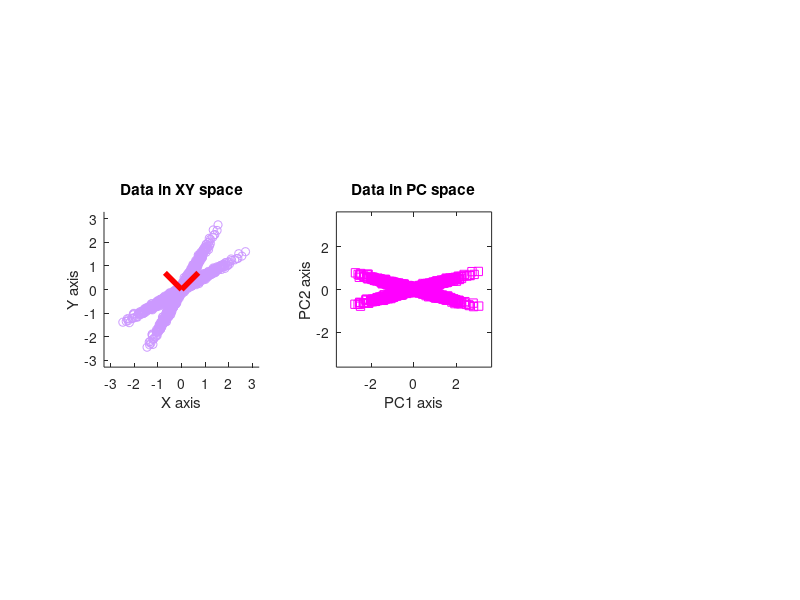

The MATLAB source for this figure: (Note: this script raises an error after producing the figure.)
%%
%     COURSE: Dimension reduction and source separation in neuroscience
%    SECTION: Independent components analysis
%      VIDEO: ICA, PCA, GED on simulated data
% Instructor: sincxpress.com
%
%%

% a clear MATLAB workspace is a clear mental workspace
close all; clear, clc

%%

% generate data
x = [ 1*randn(1000,1) .05*randn(1000,1) ];

% rotation matrix
th = -pi/6;
R1 = [ cos(th) -sin(th); sin(th) cos(th) ];
th = -pi/3;
R2 = [ cos(th) -sin(th); sin(th) cos(th) ];

% rotate the data to impose correlations
y = [ x*R1 ; x*R2 ];


% plot the data in its original data space
figure(1), clf
subplot(131), hold on
h(1) = plot(y(:,1),y(:,2),'o');
set(h(1),'color',[.8 .6 1])

% make the plot look nicer
datarange = max(y(:))*1.2;
set(gca,'xlim',[-datarange datarange],'ylim',[-datarange datarange])
xlabel('X axis'), ylabel('Y axis')
axis square
title('Data in XY space')


%%% PCA on data
y = bsxfun(@minus,y,mean(y,1));
covmat = (y'*y) / length(y);
[evecsY,evalsY] = eig(covmat);

% compute PC scores
pc1 = y*evecsY(:,1);
pc2 = y*evecsY(:,2);

% plot eigenvectors scaled by their eigenvalues
h(2:3) = plot([[0; 0] evecsY(1,:)']',[[0; 0] evecsY(2,:)']','r','linew',4);

% plot the data in PC space
subplot(132)
plot(pc2,pc1,'ms')
% make the plot look a bit nicer
datarange = max([pc1(:); pc2(:)])*1.2;
set(gca,'xlim',[-datarange datarange],'ylim',[-datarange datarange])
xlabel('PC1 axis'), ylabel('PC2 axis'), axis square
title('Data in PC space')




%%% run ICA
ivecs = jader(y');

% compute IC scores
ic_scores = ivecs*y';


% plot the IC vectors
subplot(131)
h(4:5) = plot([[0; 0] ivecs(1,:)']',[[0; 0] ivecs(2,:)']','k','linew',4);
legend(h([1 2 4]),{'Data';'PC';'IC'})

% plot the data in IC space
subplot(133)
plot(ic_scores(1,:),ic_scores(2,:),'ms')
datarange = max(ic_scores(:))*1.2;
set(gca,'xlim',[-datarange datarange],'ylim',[-datarange datarange])
xlabel('IC1 axis'), ylabel('IC2 axis'), axis square
title('Data in IC space')

%%





%% part 2: simulated EEG data

% a clear MATLAB workspace is a clear mental workspace
close all; clear all

%%

% load mat file containing EEG, leadfield and channel locations
load emptyEEG

% pick a dipole location in the brain
diploc = 109;


% normalize dipoles
lf.GainN = bsxfun(@times,squeeze(lf.Gain(:,1,:)),lf.GridOrient(:,1)') + bsxfun(@times,squeeze(lf.Gain(:,2,:)),lf.GridOrient(:,2)') + bsxfun(@times,squeeze(lf.Gain(:,3,:)),lf.GridOrient(:,3)');


% plot brain dipoles
figure(1), clf, subplot(221)
plot3(lf.GridLoc(:,1), lf.GridLoc(:,2), lf.GridLoc(:,3), 'o')
hold on
plot3(lf.GridLoc(diploc,1), lf.GridLoc(diploc,2), lf.GridLoc(diploc,3), 's','markerfacecolor','w','markersize',10)
rotate3d on, axis square, axis off
title('Brain dipole locations')


% Each dipole can be projected onto the scalp using the forward model. 
% The code below shows this projection from one dipole.
subplot(222)
##topoplotIndie(lf.GainN(:,diploc), EEG.chanlocs,'numcontour',0,'electrodes','numbers','shading','interp');
topoplotIndieOctave(lf.GainN(:,diploc), EEG.chanlocs,'numcontour',0,'electrodes','numbers','shading','interp');
title('Signal dipole projection')


% Now we generate random data in brain dipoles.
% create 1000 time points of random data in brain dipoles
% (note: the '1' before randn controls the amount of noise)
dipole_data = 1*randn(length(lf.Gain),1000);

% add signal to second half of dataset
dipole_data(diploc,501:end) = 15*sin(2*pi*10*(0:499)/EEG.srate);

% project dipole data to scalp electrodes
EEG.data = lf.GainN*dipole_data;

% meaningless time series
EEG.times = (0:size(EEG.data,2)-1)/EEG.srate;

% plot the data from one channel
subplot(212), hold on, plot(.5,0,'HandleVisibility','off');
plot(EEG.times,dipole_data(diploc,:)/norm(dipole_data(diploc,:)),'linew',4)
plot(EEG.times,EEG.data(31,:)/norm(EEG.data(31,:)),'linew',2)
xlabel('Time (s)'), ylabel('Amplitude (norm.)')
legend({'Dipole';'Electrode'})

%% Create covariance matrices

% compute covariance matrix R is first half of data
tmpd = EEG.data(:,1:500);
tmpd = bsxfun(@minus,tmpd,mean(tmpd,2));
covR = tmpd*tmpd'/500;

% compute covariance matrix S is second half of data
tmpd = EEG.data(:,501:end);
tmpd = bsxfun(@minus,tmpd,mean(tmpd,2));
covS = tmpd*tmpd'/500;


%%% plot the two covariance matrices
figure(2), clf

% S matrix
subplot(131)
imagesc(covS)
title('S matrix')
axis square, set(gca,'clim',[-1 1]*1e6)

% R matrix
subplot(132)
imagesc(covR)
title('R matrix')
axis square, set(gca,'clim',[-1 1]*1e6)

% R^{-1}S
subplot(133)
imagesc(inv(covR)*covS)
title('R^-^1S matrix')
axis square, set(gca,'clim',[-10 10])


%% %%%%%%%%%%%%%%%%%%%%%%%%%%%%% %%
%                                 %
%  Dimension compression via PCA  %
%                                 %
%%%%%%%%%%%%%%%%%%%%%%%%%%%%%%%%%%%


% PCA
[evecs,evals] = eig(covS+covR);

% sort eigenvalues/vectors
[evals,sidx] = sort(diag(evals),'descend');
evecs = evecs(:,sidx);



% plot the eigenspectrum
figure(3), clf
subplot(231)
plot(evals./max(evals),'s-','markersize',15,'markerfacecolor','k')
axis square
set(gca,'xlim',[0 20.5])
title('PCA eigenvalues')
xlabel('Component number'), ylabel('Power ratio (norm-\lambda)')


% component time series is eigenvector as spatial filter for data
comp_ts = evecs(:,1)'*EEG.data;


% normalize time series (for visualization)
dipl_ts = dipole_data(diploc,:) / norm(dipole_data(diploc,:));
comp_ts = comp_ts / norm(comp_ts);
chan_ts = EEG.data(31,:) / norm(EEG.data(31,:));


% plot the time series
subplot(212), hold on
plot(EEG.times,.3+dipl_ts,'linew',2)
plot(EEG.times,.15+chan_ts)
plot(EEG.times,comp_ts)
legend({'Truth';'EEG channel';'PCA time series'})
set(gca,'ytick',[])
xlabel('Time (a.u.)')


%% spatial filter forward model

% The filter forward model is what the source "sees" when it looks through the
% electrodes. It is obtained by passing the covariance matrix through the filter.
filt_topo = evecs(:,1);

% Eigenvector sign uncertainty can cause a sign-flip, which is corrected for by 
% forcing the largest-magnitude projection electrode to be positive.
[~,se] = max(abs( filt_topo ));
filt_topo = filt_topo * sign(filt_topo(se));


% plot the maps
subplot(232)
##topoplotIndie(lf.GainN(:,diploc), EEG.chanlocs,'numcontour',0,'electrodes','numbers','shading','interp');
topoplotIndieOctave(lf.GainN(:,diploc), EEG.chanlocs,'numcontour',0,'electrodes','numbers','shading','interp');
title('Truth topomap')

subplot(233)
##topoplotIndie(filt_topo,EEG.chanlocs,'electrodes','numbers','numcontour',0);
topoplotIndieOctave(filt_topo,EEG.chanlocs,'electrodes','numbers','numcontour',0);
title('PCA forward model')

%% %%%%%%%%%%%%%%%%%%%%%%%%%%%%% %%
%                                 %
%    Source separation via GED    %
%                                 %
%%%%%%%%%%%%%%%%%%%%%%%%%%%%%%%%%%%

% Generalized eigendecomposition (GED)
[evecs,evals] = eig(covS,covR);

% sort eigenvalues/vectors
[evals,sidx] = sort(diag(evals),'descend');
evecs = evecs(:,sidx);



% plot the eigenspectrum
figure(4), clf
subplot(231)
plot(evals./max(evals),'s-','markersize',15,'markerfacecolor','k')
axis square
set(gca,'xlim',[0 20.5])
title('GED eigenvalues')
xlabel('Component number'), ylabel('Power ratio (norm-\lambda)')

% component time series is eigenvector as spatial filter for data
comp_ts = evecs(:,1)'*EEG.data;

%% plot for comparison

% normalize time series (for visualization)
dipl_ts = dipole_data(diploc,:) / norm(dipole_data(diploc,:));
comp_ts = comp_ts / norm(comp_ts);
chan_ts = EEG.data(31,:) / norm(EEG.data(31,:));


% plot the time series
subplot(212), hold on
plot(EEG.times,.3+dipl_ts,'linew',2)
plot(EEG.times,.15+chan_ts)
plot(EEG.times,comp_ts)
legend({'Truth';'EEG channel';'GED time series'})
set(gca,'ytick',[])
xlabel('Time (a.u.)')


%% spatial filter forward model

% The filter forward model is what the source "sees" when it looks through the
% electrodes. It is obtained by passing the covariance matrix through the filter.
filt_topo = covS*evecs(:,1);

% Eigenvector sign uncertainty can cause a sign-flip, which is corrected for by 
% forcing the largest-magnitude projection electrode to be positive.
[~,se] = max(abs( filt_topo ));
filt_topo = filt_topo * sign(filt_topo(se));


% plot the maps
subplot(232)
##topoplotIndie(lf.GainN(:,diploc), EEG.chanlocs,'numcontour',0,'electrodes','numbers','shading','interp');
topoplotIndieOctave(lf.GainN(:,diploc), EEG.chanlocs,'numcontour',0,'electrodes','numbers','shading','interp');
title('Truth topomap')

subplot(233)
##topoplotIndie(filt_topo,EEG.chanlocs,'electrodes','numbers','numcontour',0);
topoplotIndieOctave(filt_topo,EEG.chanlocs,'electrodes','numbers','numcontour',0);
title('GED forward model')


%% %%%%%%%%%%%%%%%%%%%%%%%%%%%%% %%
%                                 %
%    Source separation via ICA    %
%                                 %
%%%%%%%%%%%%%%%%%%%%%%%%%%%%%%%%%%%


% run ICA and compute IC time series and maps
icvecs = jader(EEG.data,20);
ICs    = icvecs(1,:)*EEG.data;
icmaps = pinv(icvecs');
ICenergy = sum(icmaps.^2,2);

figure(5), clf

% plot component energy
subplot(231)
plot(ICenergy./max(ICenergy),'s-','markersize',15,'markerfacecolor','k')
axis square
set(gca,'xlim',[0 20.5])
title('IC energy')
xlabel('Component number'), ylabel('Power ratio (norm-\lambda)')



% plot the maps
subplot(232)
##topoplotIndie(lf.GainN(:,diploc), EEG.chanlocs,'numcontour',0,'electrodes','numbers','shading','interp');
topoplotIndieOctave(lf.GainN(:,diploc), EEG.chanlocs,'numcontour',0,'electrodes','numbers','shading','interp');
title('Truth topomap')

subplot(233)
##topoplotIndie(icmaps(1,:),EEG.chanlocs,'electrodes','numbers','numcontour',0);
topoplotIndieOctave(icmaps(1,:),EEG.chanlocs,'electrodes','numbers','numcontour',0);
title('IC forward model')


% plot the time series
subplot(212), hold on
plot(EEG.times,.3+dipl_ts,'linew',2)
plot(EEG.times,.15+chan_ts)
plot(EEG.times,ICs/norm(ICs))
legend({'Truth';'EEG channel';'IC time series'})
set(gca,'ytick',[])
xlabel('Time (a.u.)')

%% done.
